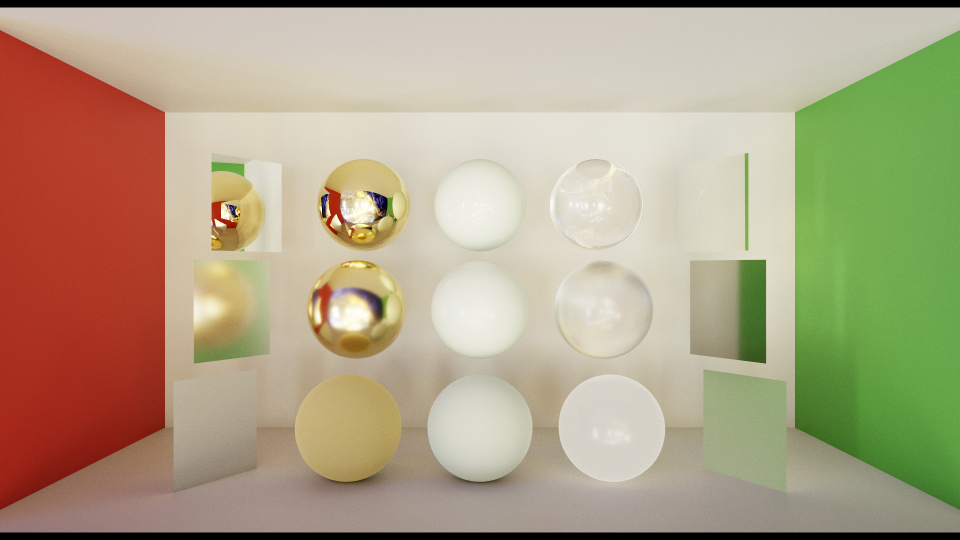
#> input picture paper-experiments/denoiser_quality_and_flip_maps/reference_renders/convergence/reference.ToneMapper.dst.835.png, 1920 x 1080 px (shown at 1/2 size); its folder holds only this picture in this run; the run also reads 1 picture not shown here
$ python make_denoised_flip_grid.py
#> lines starting #> are read from the running program, lines starting #| are printed output that depends on the picture
"""
Experiment 22: a new supplementary figure for the figures-only page - denoised-output
closeups for Convergence and Fireplace Room, 2D CDF vs CodecLeafAlias (AliasCtu), at the 2
regions per scene where the DENOISED FLIP difference between them is largest (i.e. where our
technique's cleaner input gives the denoiser the biggest advantage) - not the same regions
used elsewhere in this experiment, which were picked from the NOISY renders.

FLIP is computed here with NVIDIA's own official flip_evaluator Python package (pip installed
this session - the reference implementation of the published FLIP metric, same metric this
whole project already reports; the earlier heatmaps in results/experiment8/renders/ were
produced by Falcor's own FLIPPass render-graph node instead, which is why the absolute mean
values won't match exactly - both implement the same metric, just via different code paths
and possibly different default viewing-condition parameters. Region selection only needs
INTERNAL consistency (same computation for both techniques), so this doesn't affect its
validity - flagged here for transparency, not hidden).

Region search: same CropSize (128) and displayed UpscaleTo (500) as figures_only_restir_v9's
closeups (the "previous figure" the request refers to), searched over a 1920x1080 grid,
scored by mean(FLIP_2dcdf - FLIP_ours) in the window (positive = our technique wins), with
the same brightness/variance sanity filters used everywhere else in this experiment, and a
minimum center-to-center distance so the 2 regions per scene land in genuinely different
spots.

Output: a 2-row x 8-column grid.
  Row 1 (denoised color): 2D CDF/Ours x Convergence-A/B x Fireplace-A/B
  Row 2 (FLIP heatmap, same 8 regions/techniques, magma-colored)
"""
import os
import glob
import numpy as np
import cv2
import flip_evaluator as flip
from PIL import Image, ImageDraw, ImageFont

REPO = r"C:\Users\Jose\Desktop\Falcor"
OUT_DIR = os.path.dirname(os.path.abspath(__file__))
LIBERTINE_BOLD = r"C:\Users\Jose\AppData\Local\Programs\MiKTeX\fonts\opentype\public\libertine\LinLibertine_RB.otf"
LIBERTINE_REGULAR = r"C:\Users\Jose\AppData\Local\Programs\MiKTeX\fonts\opentype\public\libertine\LinLibertine_R.otf"
group_font = ImageFont.truetype(LIBERTINE_BOLD, 36)
cell_font = ImageFont.truetype(LIBERTINE_BOLD, 38)
row_font = ImageFont.truetype(LIBERTINE_BOLD, 40)

CROP_SIZE = 128
UPSCALE_TO = 500
MIN_DIST = 180
SCAN_STRIDE = 12
MARGIN = int(CROP_SIZE * 0.6)

# v2: the first version's automatic search found both Convergence regions on plain wall (no
# object content) - real FLIP-difference peaks, but visually uninteresting. Convergence's
# search is now restricted to a bounding box around the 3x3 sphere cluster + corner mirror
# panels (read off the reference render directly), with a much higher variance floor, so it
# can only land on object surfaces. Fireplace Room's regions were fine as-is, so they're
# pinned via MANUAL_REGIONS to the exact same spot as before instead of re-searching.
SEARCH_BOUNDS = {
    "convergence": (380, 260, 1350, 980),  # x0, y0, x1, y1 - the sphere cluster area
    "fireplace_room": None,
}
VARIANCE_FLOOR = {
    "convergence": 500,
    "fireplace_room": 120,
}
MANUAL_REGIONS = {
    "fireplace_room": [(1492, 208), (1264, 532)],
}

SCENES = {
    "convergence": {"ref_glob": "results/quality_weyl/convergence/reference.ToneMapper.dst.*.png"},
    "fireplace_room": {"ref_glob": "results/quality_weyl/fireplace_room/reference.ToneMapper.dst.*.png"},
}
TECH_DIRS = {"Cdf2D": "Cdf2D", "Ours": "AliasCtu"}
TECH_NAMES = {"Cdf2D": "2D CDF", "Ours": "CodecLeafAlias"}


def load01(path):
    im = cv2.imread(path, cv2.IMREAD_COLOR)
#> im is the input picture: shape (1080, 1920, 3); mean B, G, R 133, 161.7, 175.4
    im = cv2.cvtColor(im, cv2.COLOR_BGR2RGB).astype(np.float32) / 255.0
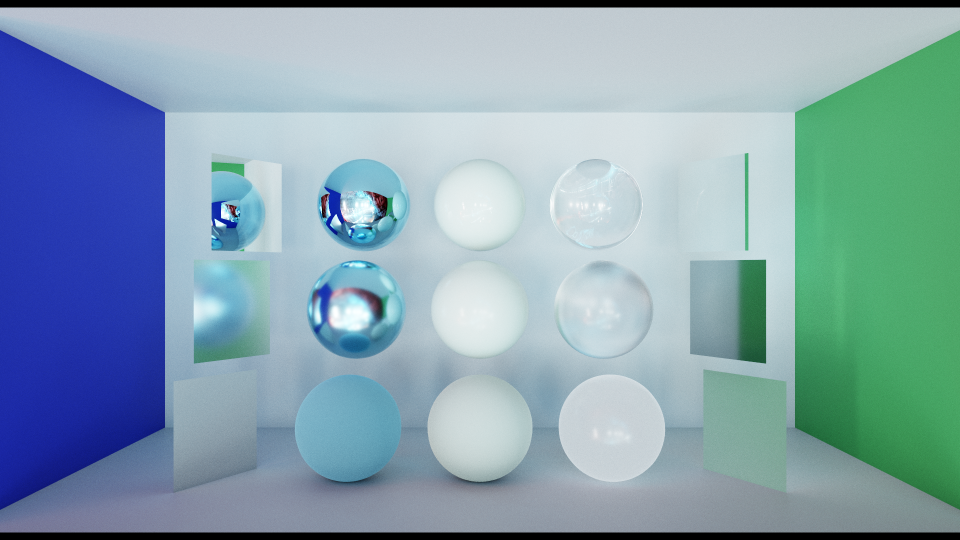
#> im: shape (1080, 1920, 3) float32 (shown at 1/2 size); mean B, G, R 0.688, 0.634, 0.521
    return im


def find_regions(scene):
    ref_path = glob.glob(os.path.join(REPO, SCENES[scene]["ref_glob"]))[0]
    ref = load01(ref_path)
    H, W, _ = ref.shape
#> H = 1080; W = 1920

    denoised = {}
    flip_raw = {}
    for key, dirtech in TECH_DIRS.items():
        p = os.path.join(REPO, "results", "experiment8", "renders", f"{scene}_{dirtech}", "denoised.ToneMapper.dst.4.png")
        denoised[key] = load01(p)
#> (the run stopped early here; a loop or call above may not have finished)
